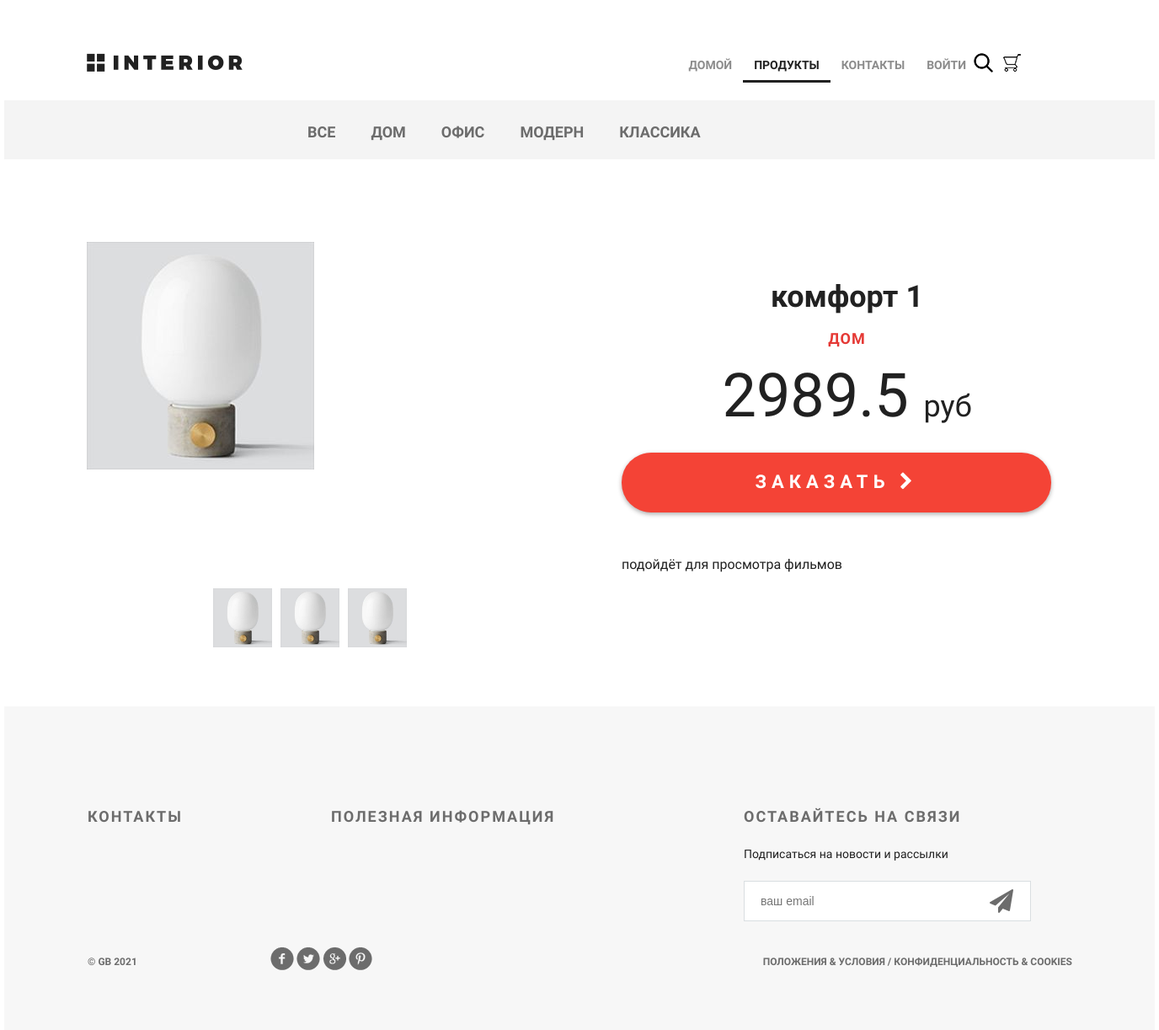
/products/product/21/, run on the app's committed database.
### mainapp/models.py (models this page shows, shortened)
class ProductCategory(models.Model):
    name = models.CharField(max_length=64, unique=True, verbose_name='имя')
    description = models.TextField(verbose_name='описание', blank=True)
    is_active = models.BooleanField(verbose_name="активность", default=True)

class Product(models.Model):
    category = models.ForeignKey(ProductCategory, on_delete=models.CASCADE)
    name = models.CharField(max_length=128, verbose_name='имя')
    image = models.ImageField(upload_to='products_images', blank=True)
    short_desc = models.CharField(max_length=64, verbose_name='краткое описание', blank=True)
    description = models.TextField(blank=True, verbose_name='описание')
    price = models.DecimalField(verbose_name='цена', max_digits=8, decimal_places=2, default=0)
    quantity = models.PositiveIntegerField(verbose_name='количество на складе', default=0)
    is_active = models.BooleanField(verbose_name="активность", default=True)

### mainapp/views.py (the view)
# urls.py: path('product/<int:pk>/', mainapp.product, name='product')
def product(request, pk):
    title = 'продукт'
    links_menu = ProductCategory.objects.all()
    content = {
        'title': title,
        'links_menu': links_menu,
        'product': get_object_or_404(Product, pk=pk),
        'basket': get_basket(request.user)
    }
    return render(request, 'mainapp/product.html', content)

### mainapp/views.py (called while the page is built)
def get_basket(user):
    if user.is_authenticated:
        return Basket.objects.filter(user=user)
    return []

### mainapp/templates/mainapp/product.html (shortened to what this page needs)
{% extends 'mainapp/base.html' %}
{% load static %}
{% block content %}
    <div class="hero-white">
        <div class="header clearfix">
            <a href="index.html" class="logo"></a>
            {% include 'mainapp/includes/inc_menu.html' %}
            <a href="#" class="search"></a>
            <a href="#" class="basket"></a>
        </div>
    </div>
    <div class="links clearfix">
        {% include 'mainapp/includes/inc_categories_menu.html' %}
    </div>
    <div class="details-products">
        <div class="details-slider">
            <div class="slider-product">
                <img src="/media/{{ product.image }}">
            </div>
            <div class="slider-control">
                <div class="block">
                    <a href="#"><img src="/media/{{ product.image }}" alt="">
                    </a>
                </div>
                <div class="block">
                    <a href="#"><img src="/media/{{ product.image }}" alt="">
                    </a>
                </div>
                <div class="block">
                    <a href="#"><img src="/media/{{ product.image }}" alt="">
                    </a>
                </div>
            </div>
        </div>
        <div class="description">
            <h3 class="big-bold">{{ product.name }}</h3>
            <h3 class="red">{{ product.category.name }}</h3>
            <p class="price"> {{ product.price|floatformat:1 }} <span>руб</span></p>
            <a href="{% url 'basket:add' product.pk %}" class="red-button">
                заказать <i class="fa fa-chevron-right" aria-hidden="true"></i>
            </a>
            <div class="description-text">
                <p>
                    {{ product.description }}
                </p>
            </div>
        </div>
    </div>
{% endblock %}

### mainapp/templates/mainapp/includes/inc_categories_menu.html (shortened to what this page needs)
<ul class="links-menu">
    <li>
        <a href="{% url 'products:category' 0 %}"
          class="">
            все
        </a>
    </li>
    {% for link in links_menu %}
        <li>
            <a href="{% url 'products:category' link.pk %}"
               class="">
                {{ link.name }}
            </a>
        </li>
    {% endfor %}
</ul>

### static/css/style.css (style rules this page uses)
* { margin: 0; padding: 0; }
body { font-family: 'Montserrat', sans-serif; }
html, body { height: 100%; }
.slider-control .block a img { width: 70px; }
.logo { background-image: url(/static/img/logo.png); margin-top: 63px; width: 185px; height: 22px; float: left; }
.search { display: block; width: 23px; height: 23px; background-image: url(/static/img/search.png); position: absolute; top: 63px; left: 1151px; }
.basket { display: block; width: 23px; height: 23px; background-image: url(/static/img/basket.png); position: absolute; top: 63px; left: 1185px; text-decoration: none; color: #555; }
.clearfix:after { content: ""; display: block; clear: both; }
.big-bold { color: #212121; font-size: 36px; font-weight: 700; text-align: left; margin-bottom: 24px; line-height: 36px; }
.red { text-transform: uppercase; color: #e53935; font-size: 18px; font-weight: 700; text-align: left; letter-spacing: 1px; line-height: 17px; margin-bottom: 22px; }
.hero-white { background-color: #fff; height: 119px; padding-left: 98px; padding-right: 211px; position: relative; }
.links { height: 70px; background-color: #f4f4f4; position: relative; padding-left: 360px; }
.links-menu { margin: 27px auto 0px; position: absolute; }
.links-menu li { float: left; list-style-type: none; padding-right: 42px; }
.links-menu li a { text-decoration: none; color: #6c6c6c; font-size: 18px; font-weight: 700; text-transform: uppercase; }
.details-products { padding-left: 98px; padding-right: 98px; margin-top: 98px; height: 551px; }
.details-slider { width: 570px; float: left; margin-right: 30px; }
.slider-product { width: 570px; height: 400px; }
.slider-control { width: 420px; height: 70px; margin: 11px auto 0px; padding-left: 150px }
.slider-control .block { height: 70px; width: 70px; position: relative; float: left; margin-right: 10px; }
.description { width: 535px; float: right; padding-left: 35px }
.description .big-bold { color: #212121; font-size: 36px; font-weight: 700; text-align: center; margin-top: 47px; margin-bottom: 0px; }
.description .red { text-transform: uppercase; color: #e53935; font-size: 18px; font-weight: 700; text-align: center; letter-spacing: 1px; line-height: 17px; margin-top: 23px; margin-bottom: 36px; }
.description .price { color: #212121; font-size: 72px; font-weight: 300; line-height: 48px; text-align: center; }
.description .price span { color: #212121; font-size: 36px; font-weight: 300; line-height: 48px; text-align: center; }
.red-button { display: block; height: 71px; width: 510px; border-radius: 35px; background-color: #f44336; text-align: center; text-transform: uppercase; text-decoration: none; color: #ffffff; font-size: 22px; font-weight: 700; line-height: 24px; box-shadow: 0px 2px 4.85px 0.15px rgba(33, 33, 33, 0.35); line-height: 70px; letter-spacing: 6px; margin-top: 31px; }
.description-text { margin-top: 50px; color: #212121; font-size: 16px; font-weight: 300; line-height: 24px; text-align: left; }
.description-text p { margin-bottom: 0.5em; }

### data on the page
ProductCategory: name "ДОМ"
ProductCategory: name "ОФИС"
ProductCategory: name "МОДЕРН"
ProductCategory: name "КЛАССИКА"
Product: image (picture), name "комфорт 1", category.name "ДОМ", price "2989.5", description "подойдёт для просмотра фильмов"
